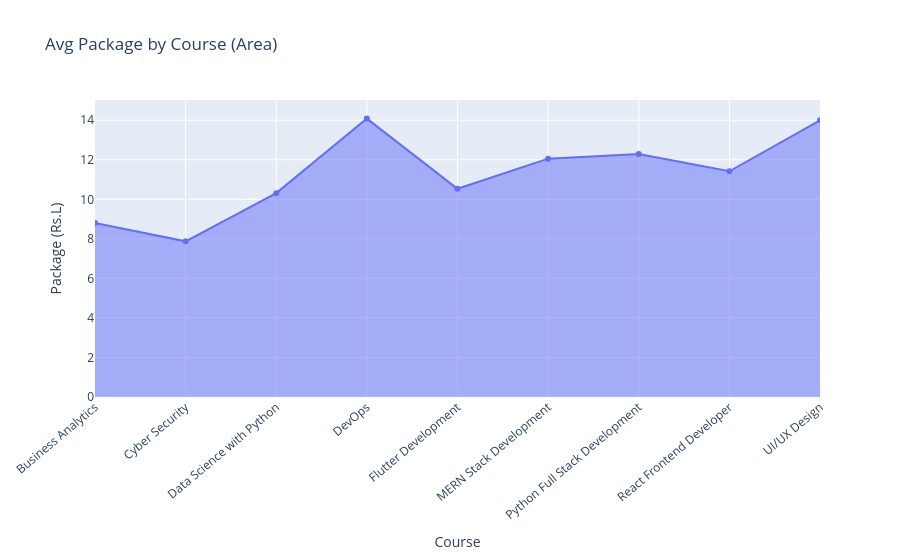

Notebook code cell kept with this figure:
### Code cell
avg_pkg = dt[dt['Package (Rs.L)'].notna()].groupby('Course')['Package (Rs.L)'].mean().reset_index()
fig = px.area(avg_pkg, x='Course', y='Package (Rs.L)', title='Avg Package by Course (Area)', markers=True)
fig.update_layout(xaxis_tickangle=-40)
fig.show()

### Figure 1 — Plotly figure (JSON) as saved in the notebook; plotly's stock layout.template omitted (floating-point values rounded to 4 significant figures)
{"data": [{"fillpattern": {"shape": ""}, "hovertemplate": "Course=%{x}<br>Package (Rs.L)=%{y}<extra></extra>", "legendgroup": "", "line": {"color": "#636efa"}, "marker": {"symbol": "circle"}, "mode": "lines+markers", "name": "", "orientation": "v", "showlegend": false, "stackgroup": "1", "type": "scatter", "x": ["Business Analytics", "Cyber Security", "Data Science with Python", "DevOps", "Flutter Development", "MERN Stack Development", "Python Full Stack Development", "React Frontend Developer", "UI/UX Design"], "xaxis": "x", "y": [8.8, 7.875, 10.31, 14.08, 10.53, 12.06, 12.29, 11.42, 14.0], "yaxis": "y"}], "layout": {"legend": {"tracegroupgap": 0}, "title": {"text": "Avg Package by Course (Area)"}, "xaxis": {"anchor": "y", "domain": [0, 1], "tickangle": -40, "title": {"text": "Course"}}, "yaxis": {"anchor": "x", "domain": [0, 1], "title": {"text": "Package (Rs.L)"}}}}
